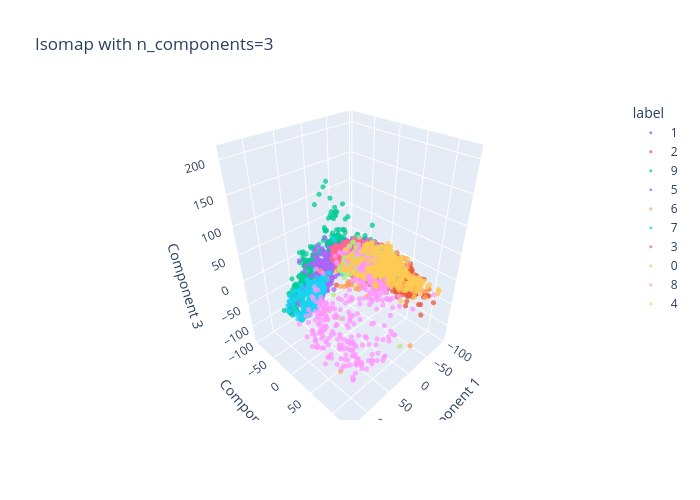

The code cell stored with this chart in its notebook:
### Code cell
from sklearn.manifold import Isomap
for n in n_components:
    print(f"Evaluating Isomap with n_components={n}...")
    isomap = Isomap(n_components=n, max_iter=5000)
    X_train_isomap = isomap.fit_transform(evaluator_small.X_train)
    X_test_isomap = isomap.transform(evaluator_small.X_test)
    reductions[f'Isomap_{n}'] = (X_train_isomap, X_test_isomap)
    kmeans_results[f'Isomap_{n}'] = evaluator_small._evaluate_reduction_with_kmeans(X_train_isomap, X_test_isomap)
    logistic_regression_results[f'Isomap_{n}'] = evaluator_small.predict_on_reduced_with_logistic_regression(X_train_isomap, X_test_isomap)
    knn_results[f'Isomap_{n}'] = evaluator_small._evaluate_knn_classification(X_train_isomap, X_test_isomap)
    if n == 2:
        plot_2d_projection(X_train_isomap, evaluator_small.y_train, title=f'Isomap with n_components={n}')
        plt.show()
    elif n == 3:
        plot_3d_interactive(X_train_isomap, evaluator_small.y_train, title=f'Isomap with n_components={n}')

### Figure 1 — Plotly figure (JSON) as saved in the notebook; plotly's stock layout.template omitted (floating-point values rounded to 4 significant figures; data arrays with more than 128 entries replaced by an {"elided": "..."} marker saying what was removed)
{"data": [{"hovertemplate": "label=1<br>x=%{x}<br>y=%{y}<br>z=%{z}<extra></extra>", "legendgroup": "1", "marker": {"color": "#636efa", "opacity": 0.75, "size": 3, "symbol": "circle"}, "mode": "markers", "name": "1", "scene": "scene", "showlegend": true, "type": "scatter3d", "x": {"elided": "461 float values"}, "y": {"elided": "461 float values"}, "z": {"elided": "461 float values"}}, {"hovertemplate": "label=2<br>x=%{x}<br>y=%{y}<br>z=%{z}<extra></extra>", "legendgroup": "2", "marker": {"color": "#EF553B", "opacity": 0.75, "size": 3, "symbol": "circle"}, "mode": "markers", "name": "2", "scene": "scene", "showlegend": true, "type": "scatter3d", "x": {"elided": "401 float values"}, "y": {"elided": "401 float values"}, "z": {"elided": "401 float values"}}, {"hovertemplate": "label=9<br>x=%{x}<br>y=%{y}<br>z=%{z}<extra></extra>", "legendgroup": "9", "marker": {"color": "#00cc96", "opacity": 0.75, "size": 3, "symbol": "circle"}, "mode": "markers", "name": "9", "scene": "scene", "showlegend": true, "type": "scatter3d", "x": {"elided": "391 float values"}, "y": {"elided": "391 float values"}, "z": {"elided": "391 float values"}}, {"hovertemplate": "label=5<br>x=%{x}<br>y=%{y}<br>z=%{z}<extra></extra>", "legendgroup": "5", "marker": {"color": "#ab63fa", "opacity": 0.75, "size": 3, "symbol": "circle"}, "mode": "markers", "name": "5", "scene": "scene", "showlegend": true, "type": "scatter3d", "x": {"elided": "394 float values"}, "y": {"elided": "394 float values"}, "z": {"elided": "394 float values"}}, {"hovertemplate": "label=6<br>x=%{x}<br>y=%{y}<br>z=%{z}<extra></extra>", "legendgroup": "6", "marker": {"color": "#FFA15A", "opacity": 0.75, "size": 3, "symbol": "circle"}, "mode": "markers", "name": "6", "scene": "scene", "showlegend": true, "type": "scatter3d", "x": {"elided": "405 float values"}, "y": {"elided": "405 float values"}, "z": {"elided": "405 float values"}}, {"hovertemplate": "label=7<br>x=%{x}<br>y=%{y}<br>z=%{z}<extra></extra>", "legendgroup": "7", "marker": {"color": "#19d3f3", "opacity": 0.75, "size": 3, "symbol": "circle"}, "mode": "markers", "name": "7", "scene": "scene", "showlegend": true, "type": "scatter3d", "x": {"elided": "406 float values"}, "y": {"elided": "406 float values"}, "z": {"elided": "406 float values"}}, {"hovertemplate": "label=3<br>x=%{x}<br>y=%{y}<br>z=%{z}<extra></extra>", "legendgroup": "3", "marker": {"color": "#FF6692", "opacity": 0.75, "size": 3, "symbol": "circle"}, "mode": "markers", "name": "3", "scene": "scene", "showlegend": true, "type": "scatter3d", "x": {"elided": "408 float values"}, "y": {"elided": "408 float values"}, "z": {"elided": "408 float values"}}, {"hovertemplate": "label=0<br>x=%{x}<br>y=%{y}<br>z=%{z}<extra></extra>", "legendgroup": "0", "marker": {"color": "#B6E880", "opacity": 0.75, "size": 3, "symbol": "circle"}, "mode": "markers", "name": "0", "scene": "scene", "showlegend": true, "type": "scatter3d", "x": {"elided": "376 float values"}, "y": {"elided": "376 float values"}, "z": {"elided": "376 float values"}}, {"hovertemplate": "label=8<br>x=%{x}<br>y=%{y}<br>z=%{z}<extra></extra>", "legendgroup": "8", "marker": {"color": "#FF97FF", "opacity": 0.75, "size": 3, "symbol": "circle"}, "mode": "markers", "name": "8", "scene": "scene", "showlegend": true, "type": "scatter3d", "x": {"elided": "387 float values"}, "y": {"elided": "387 float values"}, "z": {"elided": "387 float values"}}, {"hovertemplate": "label=4<br>x=%{x}<br>y=%{y}<br>z=%{z}<extra></extra>", "legendgroup": "4", "marker": {"color": "#FECB52", "opacity": 0.75, "size": 3, "symbol": "circle"}, "mode": "markers", "name": "4", "scene": "scene", "showlegend": true, "type": "scatter3d", "x": {"elided": "371 float values"}, "y": {"elided": "371 float values"}, "z": {"elided": "371 float values"}}], "layout": {"height": 500, "legend": {"title": {"text": "label"}, "tracegroupgap": 0}, "scene": {"domain": {"x": [0, 1], "y": [0, 1]}, "xaxis": {"title": {"text": "Component 1"}}, "yaxis": {"title": {"text": "Component 2"}}, "zaxis": {"title": {"text": "Component 3"}}}, "title": {"text": "Isomap with n_components=3"}, "width": 700}}
